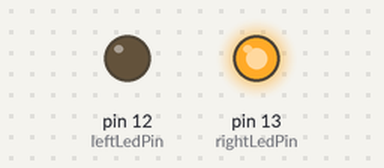
The sketch below on a simulated Arduino Uno, built with avr-gcc and run on an emulated ATmega328P. Parts: output pins drawn as LEDs (lit = HIGH).

Above: at 0.5 s.
At 2.5 s:
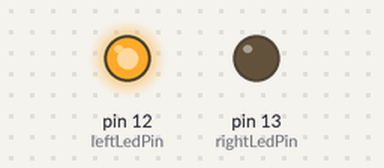
At 3.5 s:
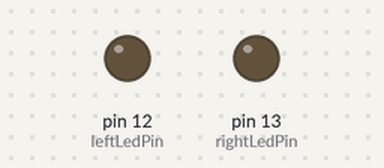
Timing chart, 0 to 5.2 s (numbered marks = the images above):
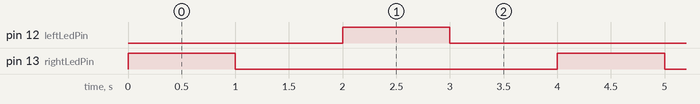

The sketch:

led_turn_signal.ino
```cpp
/*
Light up left and right turn signal leds
 */

int rightLedPin = 13; // The right symbol LED is connected to digital pin 13
int leftLedPin = 12; // The left symbol LED is connected to digital pin 12

void setup()
{
  pinMode(rightLedPin, OUTPUT);
  pinMode(leftLedPin, OUTPUT);
}

void loop()
{
  rightTurnSignal();
  leftTurnSignal();
}

void rightTurnSignal()
{
  digitalWrite(rightLedPin, HIGH); // Turn on the right LED
  delay(1000); // Wait for one second
  digitalWrite(rightLedPin, LOW); // Turn off the right LED
  delay(1000); // Wait for one second
}

void leftTurnSignal()
{
  digitalWrite(leftLedPin, HIGH); // Turn on the left LED
  delay(1000); // Wait for one second
  digitalWrite(leftLedPin, LOW); // Turn off the left LED
  delay(1000); // Wait for one second
}
```

Measured:
- by itself, pin 12 (leftLedPin), pin 13 (rightLedPin): alternates HIGH for 1.0 s and LOW for 3.0 s
- by itself, everything shown: repeats every 4.0 s, in 4 steps
